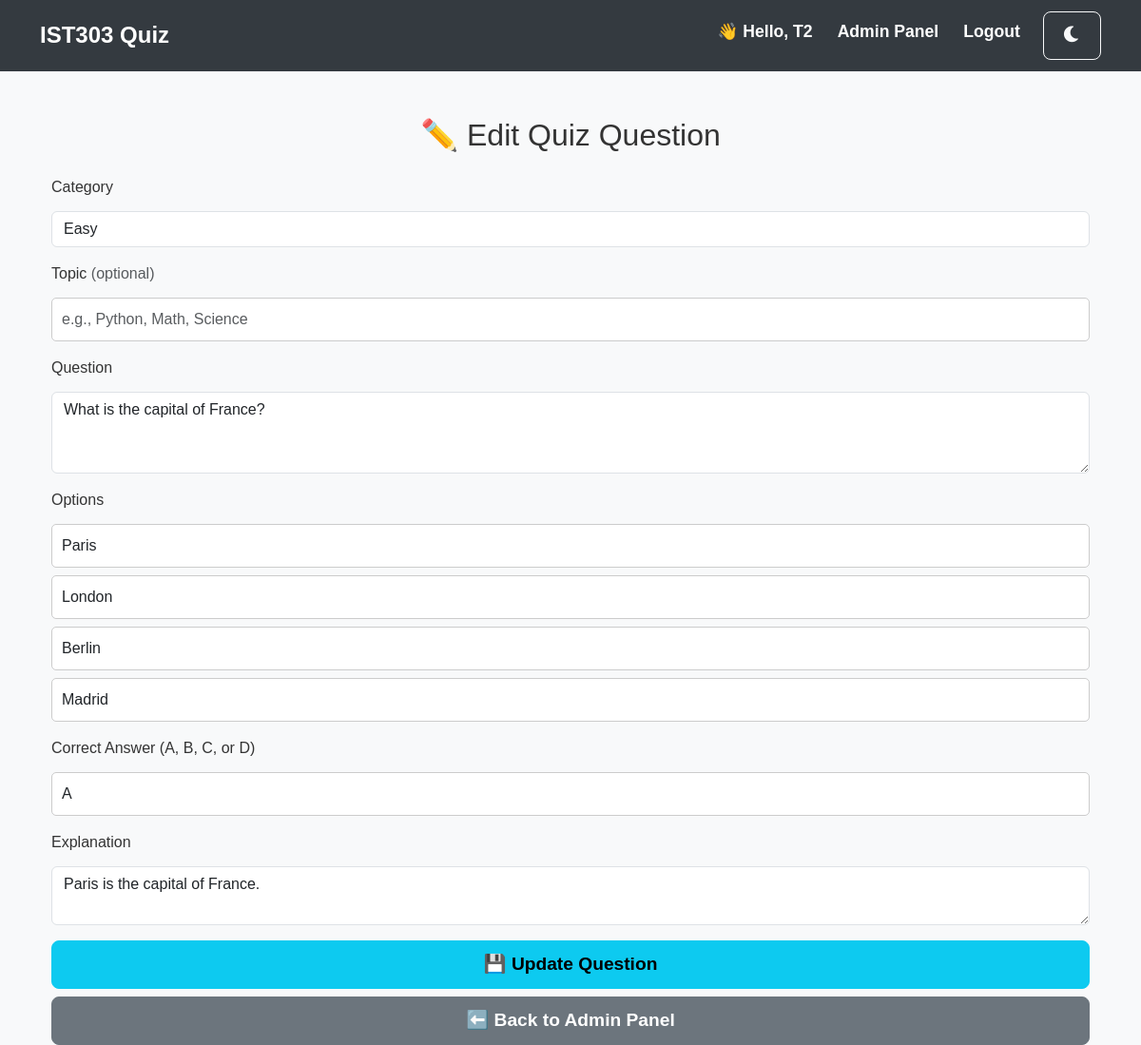
The page /admin/edit/1 (signed in) on the database its author committed.
### tables this page shows
CREATE TABLE users (
    id INTEGER PRIMARY KEY AUTOINCREMENT,
    username TEXT NOT NULL UNIQUE,
    password TEXT NOT NULL,
    role TEXT NOT NULL DEFAULT 'student'  -- ðŸ‘ˆ NEW: added role column
);

CREATE TABLE quiz_questions (
    id INTEGER PRIMARY KEY AUTOINCREMENT,
    category TEXT NOT NULL,    -- easy, medium, or hard
    question TEXT NOT NULL,
    option_a TEXT NOT NULL,
    option_b TEXT NOT NULL,
    option_c TEXT NOT NULL,
    option_d TEXT NOT NULL,
    correct_answer TEXT NOT NULL CHECK(correct_answer IN ('A', 'B', 'C', 'D')),  
    explanation TEXT NOT NULL  -- Explanation for why the answer is correct or incorrect
, topic TEXT);

### app.py (the view, shortened to what this page needs)
@app.route('/admin/edit/<int:question_id>', methods=['GET', 'POST'])
@login_required
def edit_question(question_id):
    if current_user.role != 'teacher':
        flash("Access denied", "danger")
        return redirect(url_for('index'))
    conn = get_db_connection()
    question = conn.execute("SELECT * FROM quiz_questions WHERE id = ?", (question_id,)).fetchone()
    if not question:
        flash("Question not found.", "warning")
        conn.close()
        return redirect(url_for('admin_panel'))
    conn.close()
    return render_template('edit_question.html', question=question)

### app.py (called while the page is built)
def get_db_connection():
    db_path = app.config.get('DATABASE', 'database.db')
    conn = sqlite3.connect(db_path)
    conn.row_factory = sqlite3.Row
    return conn

@login_manager.user_loader
def load_user(user_id):
    conn = get_db_connection()
    user = conn.execute('SELECT * FROM users WHERE id = ?', (user_id,)).fetchone()
    conn.close()
    if user:
        return User(user['id'], user['username'], user['role'])  # 👈 Include role
    return None

### templates/edit_question.html (shortened to what this page needs)
{% extends 'base.html' %}
{% block content %}
<div class="container mt-5">
    <h2 class="mb-4 text-center">✏️ Edit Quiz Question</h2>
    <form method="POST" action="{{ url_for('edit_question', question_id=question['id']) }}">
        <div class="mb-3">
            <label for="category" class="form-label">Category</label>
            <select name="category" class="form-control" required>
                <option value="easy" {% if question.category == 'easy' %}selected{% endif %}>Easy</option>
            </select>
        </div>
        <div class="mb-3">
            <label for="topic" class="form-label">Topic <span class="text-muted">(optional)</span></label>
            <input type="text" name="topic" class="form-control" value="{{ question.topic or '' }}" placeholder="e.g., Python, Math, Science">
        </div>
        <div class="mb-3">
            <label for="question" class="form-label">Question</label>
            <textarea name="question" class="form-control" rows="3" required>{{ question.question }}</textarea>
        </div>
        <div class="mb-3">
            <label class="form-label">Options</label>
            <input type="text" name="option_a" class="form-control mb-2" value="{{ question.option_a }}" placeholder="Option A" required>
            <input type="text" name="option_b" class="form-control mb-2" value="{{ question.option_b }}" placeholder="Option B" required>
            <input type="text" name="option_c" class="form-control mb-2" value="{{ question.option_c }}" placeholder="Option C" required>
            <input type="text" name="option_d" class="form-control mb-2" value="{{ question.option_d }}" placeholder="Option D" required>
        </div>
        <div class="mb-3">
            <label for="correct_answer" class="form-label">Correct Answer (A, B, C, or D)</label>
            <input type="text" name="correct_answer" class="form-control" maxlength="1" pattern="[ABCDabcd]" value="{{ question.correct_answer }}" required>
        </div>
        <div class="mb-3">
            <label for="explanation" class="form-label">Explanation</label>
            <textarea name="explanation" class="form-control" rows="2" required>{{ question.explanation }}</textarea>
        </div>
        <button type="submit" class="btn btn-info w-100">💾 Update Question</button>
        <a href="{{ url_for('admin_panel') }}" class="btn btn-secondary mt-2 w-100">⬅️ Back to Admin Panel</a>
    </form>
</div>
{% endblock %}

### templates/base.html (shortened to what this page needs)
<!DOCTYPE html>
<html lang="en">
<head>
    <link rel="stylesheet" href="https://cdn.jsdelivr.net/npm/bootstrap@5.3.0/dist/css/bootstrap.min.css">
    <link rel="stylesheet" href="{{ url_for('static', filename='style.css') }}">
    <link rel="stylesheet" href="https://cdnjs.cloudflare.com/ajax/libs/font-awesome/6.0.0/css/all.min.css">
</head>
<body class="">
    <nav class="navbar navbar-expand-lg navbar-dark bg-dark">
        <div class="container">
            <a class="navbar-brand" href="{{ url_for('index') }}">IST303 Quiz</a>
            <div class="collapse navbar-collapse justify-content-end" id="navbarNav">
                <ul class="navbar-nav">
                    {% if current_user.is_authenticated %}
                        <li class="nav-item">
                            <span class="nav-link text-light fw-bold">👋 Hello, {{ current_user.username }}</span>
                        </li>
                        {% if current_user.role == 'teacher' %}
                            <li class="nav-item">
                                <a class="nav-link text-info fw-bold" href="{{ url_for('admin_panel') }}">Admin Panel</a>
                            </li>
                        {% endif %}
                        <li class="nav-item">
                            <a class="nav-link text-danger fw-bold" href="{{ url_for('logout') }}">Logout</a>
                        </li>
                    {% else %}
                        <li class="nav-item">
                            <a class="nav-link text-light" href="{{ url_for('login') }}">Login</a>
                        </li>
                    {% endif %}
                    <li class="nav-item">
                        <button class="btn btn-outline-light ms-3" onclick="toggleDarkMode()">
                            <i class="fas fa-moon"></i>
                        </button>
                    </li>
                </ul>
            </div>
        </div>
    </nav>
    <div class="container mt-4">
        {% block content %}{% endblock %}
    </div>
</body>
</html>

### static/style.css (style rules this page uses)
body { font-family: "Poppins", sans-serif; background-color: #f8f9fa; color: #333; margin: 0; padding: 0; transition: background 0.3s ease-in-out, color 0.3s ease-in-out; }
.navbar { background-color: #343a40 !important; padding: 12px 20px; transition: background 0.3s ease-in-out; }
.navbar-brand { font-size: 1.5rem; font-weight: bold; color: white !important; }
.navbar .nav-link { font-size: 1.1rem; font-weight: bold; margin-left: 10px; color: white !important; }
.btn { font-size: 1.2rem; font-weight: bold; padding: 10px 20px; transition: all 0.3s ease-in-out; border-radius: 8px; }
input[type="text"], input[type="password"], input[type="email"], select, textarea { width: 100%; padding: 10px; margin-top: 5px; border: 1px solid #ccc; border-radius: 5px; font-size: 1rem; transition: border-color 0.3s ease-in-out, box-shadow 0.3s ease-in-out; }

### rows shown on the page
users: username "T2"
quiz_questions: category "Easy", question "What is the capital of France?", option_a "Paris", option_b "London", option_c "Berlin", option_d "Madrid", correct_answer "A", explanation "Paris is the capital of France."
